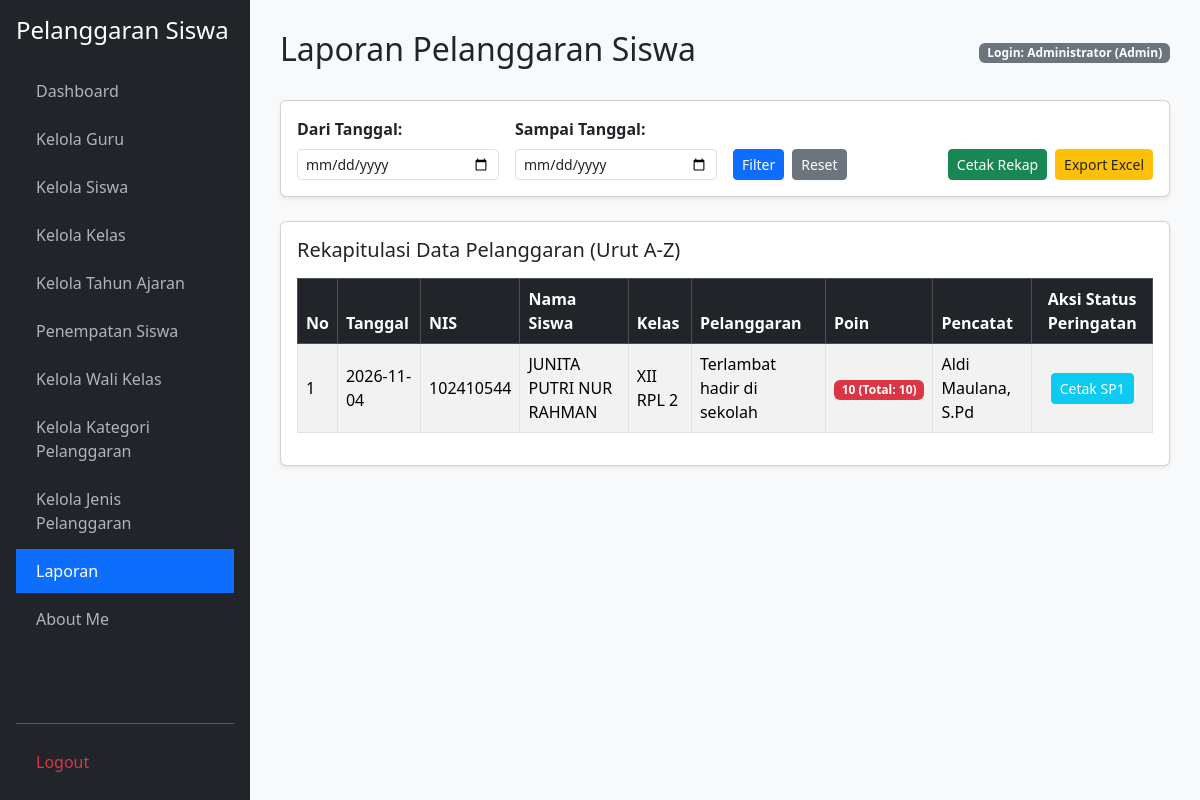
The page /laporan.php (signed in) on the database as committed earlier.
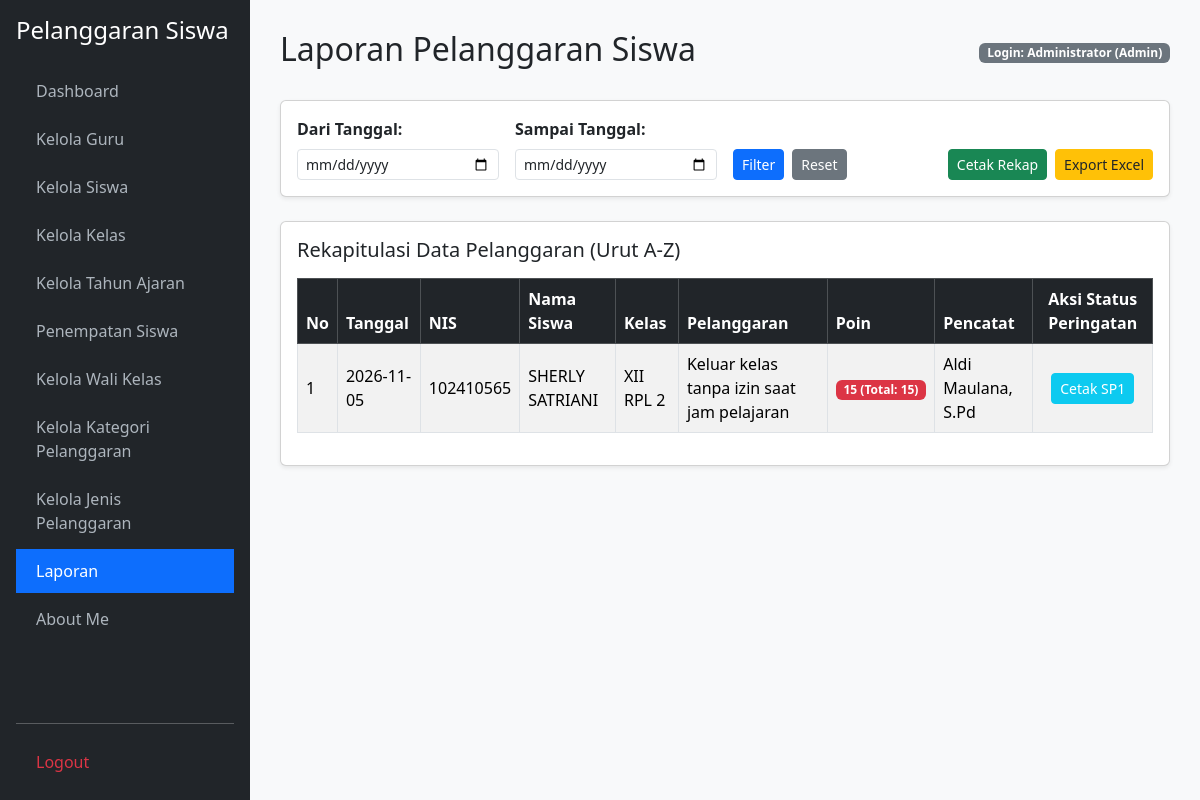
The same page on the database as committed later.
### tables this page shows
CREATE TABLE `t_pelanggaran_siswa` (
  `id` int(11) NOT NULL,
  `tahun_ajaran_id` int(11) NOT NULL,
  `siswa_id` int(11) NOT NULL,
  `nama_siswa` varchar(150) DEFAULT NULL,
  `kelas_id` int(11) NOT NULL,
  `nama_kelas` varchar(100) DEFAULT NULL,
  `pelanggaran_id` int(11) NOT NULL,
  `nama_pelanggaran` varchar(150) DEFAULT NULL,
  `pelanggaran_kategori_id` int(11) NOT NULL,
  `guru_id` int(11) NOT NULL,
  `nama_guru` varchar(150) DEFAULT NULL,
  `tanggal` date NOT NULL,
  `keterangan` text DEFAULT NULL,
  `poin` int(11) DEFAULT NULL,
  `tindakan` text DEFAULT NULL,
  `status` varchar(30) DEFAULT NULL,
  `created_at` timestamp NULL DEFAULT NULL,
  `updated_at` timestamp NULL DEFAULT NULL
);

CREATE TABLE `t_siswa` (
  `id` int(11) NOT NULL,
  `nis` varchar(30) NOT NULL,
  `nisn` varchar(20) DEFAULT NULL,
  `nama` varchar(150) NOT NULL,
  `jenis_kelamin` char(1) DEFAULT NULL,
  `tanggal_lahir` date DEFAULT NULL,
  `alamat` text DEFAULT NULL,
  `status_aktif` tinyint(1) DEFAULT 1,
  `created_at` timestamp NULL DEFAULT NULL,
  `updated_at` timestamp NULL DEFAULT NULL
);

### laporan.php (the view, shortened to what the changed rows need)
<?php
require_once 'koneksi.php';
$role = $_SESSION['role'] ?? ''; $user_id = $_SESSION['user_id'] ?? '';
$tgl_mulai = $_GET['tgl_mulai'] ?? ''; $tgl_selesai = $_GET['tgl_selesai'] ?? '';
$where_date = (!empty($tgl_mulai) && !empty($tgl_selesai)) ? "AND p.tanggal BETWEEN '".mysqli_real_escape_string($koneksi, $tgl_mulai)."' AND '".mysqli_real_escape_string($koneksi, $tgl_selesai)."'" : "";
if ($role === 'admin') {
    $q_lap = mysqli_query($koneksi, "SELECT p.*, s.nis FROM t_pelanggaran_siswa p LEFT JOIN t_siswa s ON p.siswa_id = s.id WHERE 1=1 $where_date ORDER BY p.nama_siswa ASC");
}
?>
<!DOCTYPE html>
<html lang="id">
<head>
    <link href="https://cdn.jsdelivr.net/npm/bootstrap@5.3.2/dist/css/bootstrap.min.css" rel="stylesheet">
</head>
<body>
<div class="main-content">
    <div class="d-flex justify-content-between align-items-center mb-4 no-print">
        <h2>Laporan Pelanggaran Siswa</h2>
    </div>
    <div class="card shadow-sm"><div class="card-body">
        <div class="table-responsive">
            <table class="table table-bordered table-striped align-middle" id="tabel-laporan">
                <thead class="table-dark">
                    <tr><th>No</th><th>Tanggal</th><th>NIS</th><th>Nama Siswa</th><th>Kelas</th><th>Pelanggaran</th><th>Poin</th><th>Pencatat</th><th class="no-print text-center">Aksi Status Peringatan</th></tr>
                </thead>
                <tbody>
                    <?php if ($q_lap && mysqli_num_rows($q_lap) > 0): $no = 1; while ($r = mysqli_fetch_assoc($q_lap)):
                        $sid = $r['siswa_id'] ?? '';
                        $q_tot = !empty($sid) ? mysqli_query($koneksi, "SELECT SUM(poin) as total FROM t_pelanggaran_siswa WHERE siswa_id='$sid'") : mysqli_query($koneksi, "SELECT SUM(poin) as total FROM t_pelanggaran_siswa WHERE nama_siswa='".mysqli_real_escape_string($koneksi, $r['nama_siswa'])."'");
                        $tp = (int)(mysqli_fetch_assoc($q_tot)['total'] ?? $r['poin']);
                    ?>
                    <tr>
                        <td><?= $no++; ?></td>
                        <td><?= $r['tanggal']; ?></td>
                        <td><?= htmlspecialchars($r['nis'] ?? '-'); ?></td>
                        <td><?= htmlspecialchars($r['nama_siswa']); ?></td>
                        <td><?= htmlspecialchars($r['nama_kelas']); ?></td>
                        <td><?= htmlspecialchars($r['nama_pelanggaran']); ?></td>
                        <td><span class="badge bg-danger"><?= $r['poin']; ?> (Total: <?= $tp; ?>)</span></td>
                        <td><?= htmlspecialchars($r['nama_guru']); ?></td>
                        <td class="no-print text-center">
                            <?php if ($tp >= 75): ?>
                                <button type="button" onclick="cetakSurat('SP3', '<?= htmlspecialchars($r['nama_siswa'], ENT_QUOTES); ?>', '<?= htmlspecialchars($r['nis'] ?? '-', ENT_QUOTES); ?>', '<?= htmlspecialchars($r['nama_kelas'], ENT_QUOTES); ?>', '<?= htmlspecialchars($r['nama_pelanggaran'], ENT_QUOTES); ?>', '<?= $tp; ?>', '<?= $r['tanggal']; ?>')" class="btn btn-dark btn-sm">Cetak SP3</button>
                            <?php else: ?>
                                <button type="button" onclick="cetakSurat('SP1', '<?= htmlspecialchars($r['nama_siswa'], ENT_QUOTES); ?>', '<?= htmlspecialchars($r['nis'] ?? '-', ENT_QUOTES); ?>', '<?= htmlspecialchars($r['nama_kelas'], ENT_QUOTES); ?>', '<?= htmlspecialchars($r['nama_pelanggaran'], ENT_QUOTES); ?>', '<?= $tp; ?>', '<?= $r['tanggal']; ?>')" class="btn btn-info btn-sm text-white">Cetak SP1</button>
                            <?php endif; ?>
                        </td>
                    </tr>
                    <?php endwhile; else: ?>
                    <tr><td colspan="9" class="text-center text-muted">Belum ada data laporan pelanggaran.</td></tr>
                    <?php endif; ?>
                </tbody>
            </table>
        </div>
    </div></div>
</div>
</body>
</html>

Rows that differ between the two databases and show on the page:
changed t_pelanggaran_siswa "XII RPL 2": tanggal "2026-11-04" → "2026-11-05"; siswa.nis "102410544" → "102410565"; nama_siswa "JUNITA PUTRI NUR RAHMAN" → "SHERLY SATRIANI"; nama_pelanggaran "Terlambat hadir di sekolah" → "Keluar kelas tanpa izin saat jam pelajaran"; poin "10" → "15"; tp "10" → "15"
